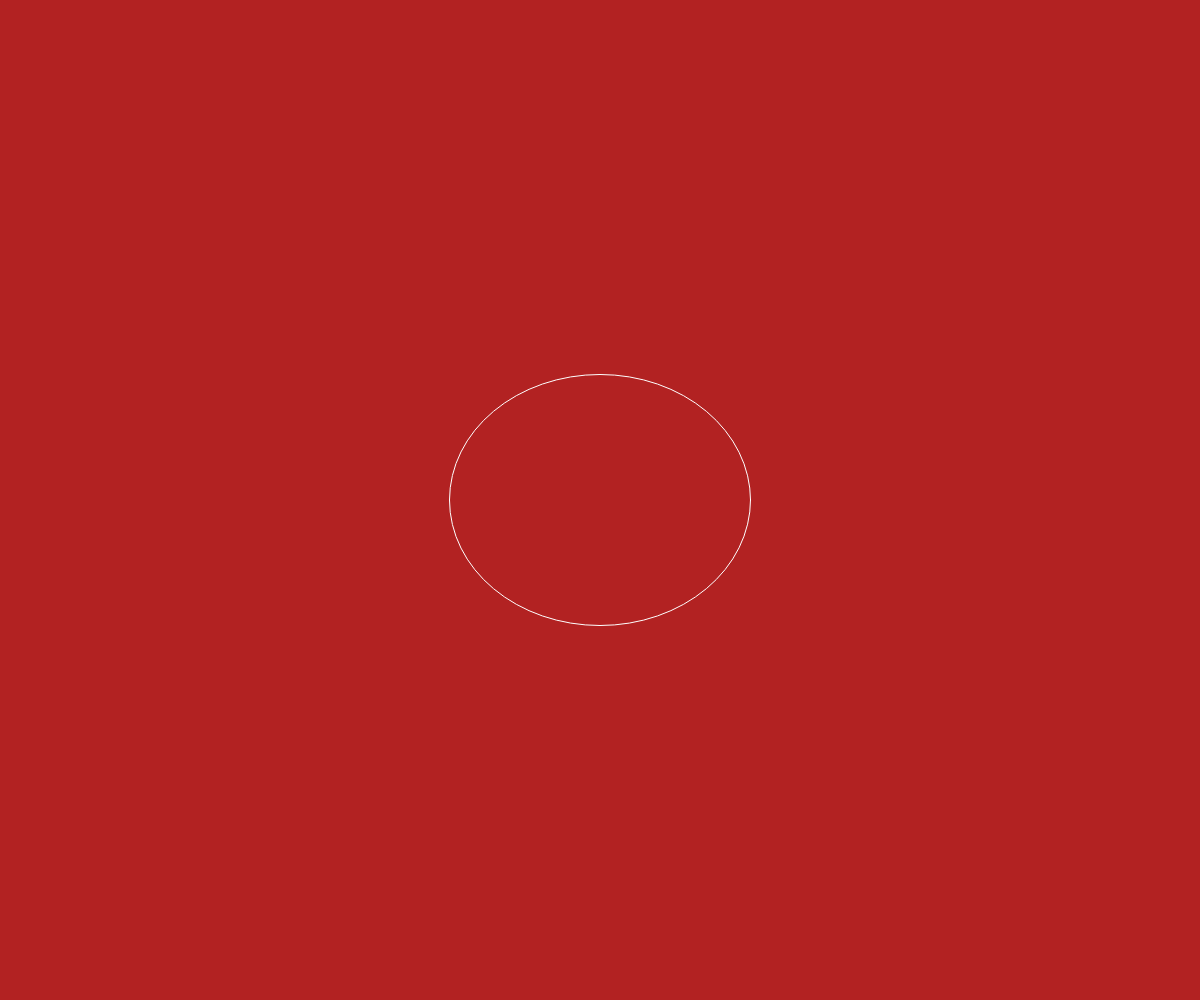
Frame 1 (no input)
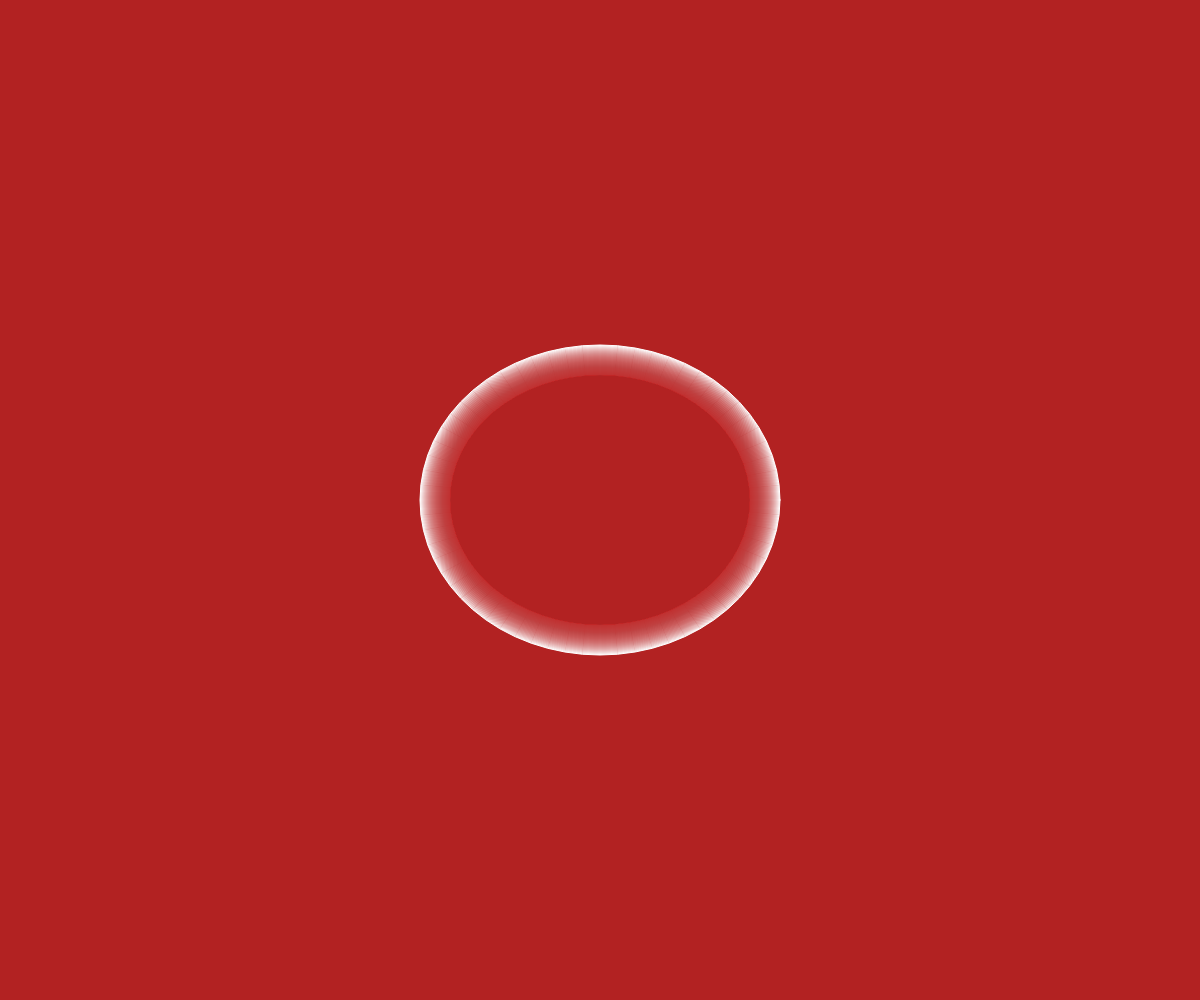
Frame 60 (no input)
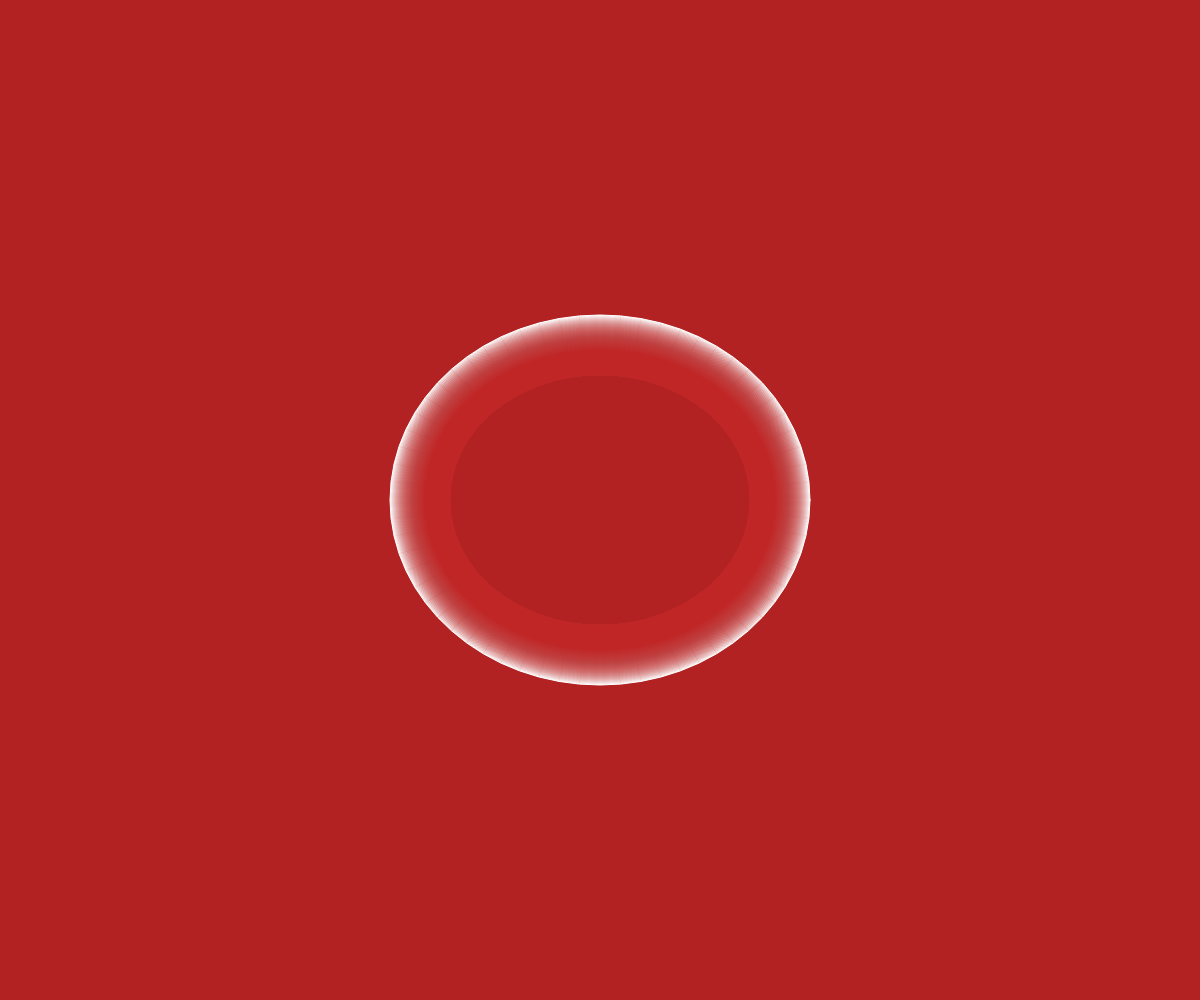
Frame 120 (the mouse pressed at the canvas centre since frame 60)

The p5.js sketch that drew these frames (run headless with seeded random() and noise() and a simulated clock; from frame 60 on, the mouse is pressed at the canvas centre):

// p5.js sketch
// ── sketch.js

let c1 = {
	r: 178,
	g: 34,
	b: 34
}

let vec
let pos
let dirX = 1
let dirY = 1

function setup() {
	createCanvas(windowWidth, windowHeight);
	background(c1.r,c1.g,c1.b)
	ellipseMode(CENTER)

	pos = createVector(width/2,height/2)
	vec = {
		w: width/4,
		h: height/4
	}


}

function draw() {
	background(c1.r,c1.g,c1.b,10)

	stroke(255)
	noFill()

	vec.w += dirX
	vec.h += dirY

	ellipse(pos.x,pos.y, vec.w, vec.h)

	if (vec.w > width || vec.w < 0) {
		dirX *= -1
	}
	if (vec.h > height || vec.h < 0) {
		dirY *= -1
	}
}
